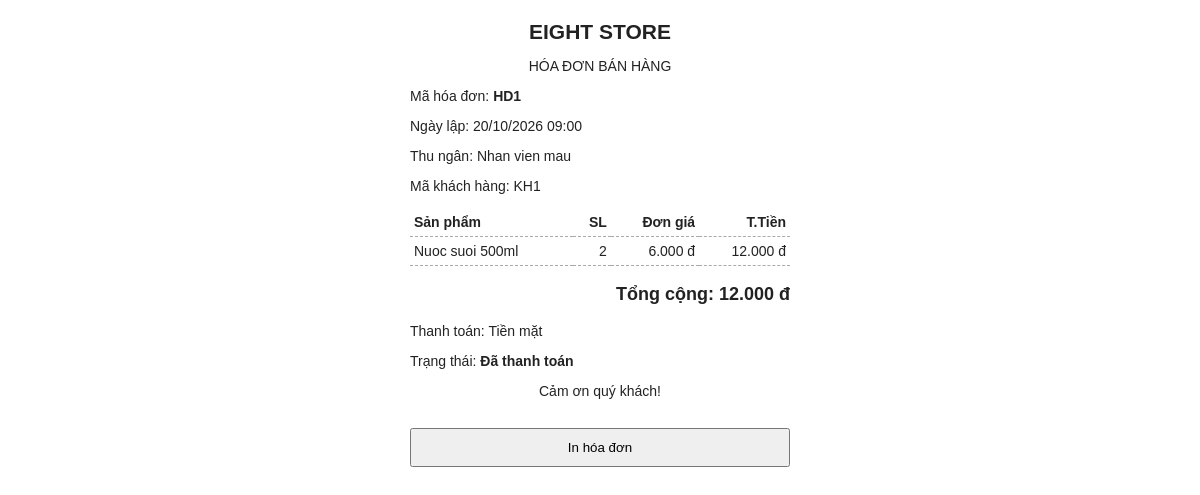
Screenshot of /ThanhToan/hoadon.php?id=1 with the database file from the repository.
### tables this page shows
CREATE TABLE `don_hang` (
  `ma_hoa_don` int(11) NOT NULL auto_increment,
  `ma_nhan_vien` int(11) NOT NULL,
  `ma_khach_hang` int(11) default NULL,
  `ma_ca` int(11) NOT NULL,
  `ngay_lap` datetime NOT NULL,
  `trang_thai` varchar(25) NOT NULL default 'ChoThanhToan',
  `tong_tien` decimal(14,2) NOT NULL default '0.00',
  `ly_do_huy` text,
  PRIMARY KEY  (`ma_hoa_don`),
  KEY `ma_nhan_vien` (`ma_nhan_vien`),
  KEY `ma_khach_hang` (`ma_khach_hang`),
  KEY `ma_ca` (`ma_ca`),
  CONSTRAINT `don_hang_ibfk_1` FOREIGN KEY (`ma_nhan_vien`) REFERENCES `nhan_vien` (`ma_nhan_vien`),
  CONSTRAINT `don_hang_ibfk_2` FOREIGN KEY (`ma_khach_hang`) REFERENCES `khach_hang` (`ma_khach_hang`),
  CONSTRAINT `don_hang_ibfk_3` FOREIGN KEY (`ma_ca`) REFERENCES `ca_lam_viec` (`ma_ca`)
);

CREATE TABLE `nhan_vien` (
  `ma_nhan_vien` int(11) NOT NULL auto_increment,
  `ten` varchar(120) NOT NULL,
  `cccd` varchar(20) NOT NULL,
  `gioi_tinh` varchar(10) default NULL,
  `sdt` varchar(20) default NULL,
  `ngay_sinh` date default NULL,
  `ten_dang_nhap` varchar(60) NOT NULL,
  `mat_khau` char(32) NOT NULL,
  `vai_tro` varchar(20) NOT NULL,
  `trang_thai` varchar(20) NOT NULL default 'HoatDong',
  PRIMARY KEY  (`ma_nhan_vien`),
  UNIQUE KEY `uq_cccd` (`cccd`),
  UNIQUE KEY `uq_username` (`ten_dang_nhap`)
);

CREATE TABLE `chi_tiet_don_hang` (
  `ma_hoa_don` int(11) NOT NULL,
  `ma_san_pham` int(11) NOT NULL,
  `so_luong` int(11) NOT NULL,
  `don_gia` decimal(12,2) NOT NULL,
  `thanh_tien` decimal(14,2) NOT NULL,
  PRIMARY KEY  (`ma_hoa_don`,`ma_san_pham`),
  KEY `ma_san_pham` (`ma_san_pham`),
  CONSTRAINT `chi_tiet_don_hang_ibfk_1` FOREIGN KEY (`ma_hoa_don`) REFERENCES `don_hang` (`ma_hoa_don`),
  CONSTRAINT `chi_tiet_don_hang_ibfk_2` FOREIGN KEY (`ma_san_pham`) REFERENCES `san_pham` (`ma_san_pham`)
);

CREATE TABLE `san_pham` (
  `ma_san_pham` int(11) NOT NULL auto_increment,
  `ten_san_pham` varchar(150) NOT NULL,
  `gia_ban` decimal(12,2) NOT NULL default '0.00',
  `trang_thai` varchar(20) NOT NULL default 'HoatDong',
  `muc_ton_toi_thieu` int(11) NOT NULL default '30',
  `muc_ton_muc_tieu` int(11) NOT NULL default '100',
  `so_luong_ton` int(11) NOT NULL default '0',
  `ma_nha_cung_cap` int(11) default NULL,
  PRIMARY KEY  (`ma_san_pham`),
  KEY `ix_sp_ncc` (`ma_nha_cung_cap`),
  CONSTRAINT `san_pham_ibfk_1` FOREIGN KEY (`ma_nha_cung_cap`) REFERENCES `nha_cung_cap` (`ma_nha_cung_cap`)
);

CREATE TABLE `thanh_toan` (
  `ma_thanh_toan` int(11) NOT NULL auto_increment,
  `ma_hoa_don` int(11) NOT NULL,
  `phuong_thuc_thanh_toan` varchar(30) NOT NULL,
  `so_tien` decimal(14,2) NOT NULL,
  `trang_thai` varchar(25) NOT NULL default 'ChoXacNhan',
  `thoi_gian` datetime NOT NULL,
  `ma_giao_dich_ngan_hang` varchar(100) default NULL,
  `ma_nhan_vien_xac_nhan` int(11) default NULL,
  PRIMARY KEY  (`ma_thanh_toan`),
  KEY `ma_hoa_don` (`ma_hoa_don`),
  KEY `ma_nhan_vien_xac_nhan` (`ma_nhan_vien_xac_nhan`),
  CONSTRAINT `thanh_toan_ibfk_1` FOREIGN KEY (`ma_hoa_don`) REFERENCES `don_hang` (`ma_hoa_don`),
  CONSTRAINT `thanh_toan_ibfk_2` FOREIGN KEY (`ma_nhan_vien_xac_nhan`) REFERENCES `nhan_vien` (`ma_nhan_vien`)
);

### ThanhToan/hoadon.php (the view, shortened to what this page needs)
<?php
require_once dirname(__FILE__) . '/clsketnoi.php';
$ma_hoa_don = isset($_GET['id']) ? intval($_GET['id']) : 0;
$kq = mysqli_query($conn, "SELECT d.ma_hoa_don, d.ngay_lap, d.trang_thai, d.tong_tien,
                                  nv.ten AS ten_nhan_vien, d.ma_khach_hang
                           FROM don_hang d
                           JOIN nhan_vien nv ON nv.ma_nhan_vien = d.ma_nhan_vien
                           WHERE d.ma_hoa_don = $ma_hoa_don");
$hd = $kq ? mysqli_fetch_assoc($kq) : null;
$ds_sp = mysqli_query($conn, "SELECT ct.ma_san_pham, sp.ten_san_pham, ct.so_luong, ct.don_gia, ct.thanh_tien
                              FROM chi_tiet_don_hang ct
                              JOIN san_pham sp ON sp.ma_san_pham = ct.ma_san_pham
                              WHERE ct.ma_hoa_don = $ma_hoa_don");
$kq_tt = mysqli_query($conn, "SELECT phuong_thuc_thanh_toan, trang_thai, thoi_gian, ma_giao_dich_ngan_hang
                              FROM thanh_toan WHERE ma_hoa_don = $ma_hoa_don
                              ORDER BY ma_thanh_toan DESC LIMIT 1");
$tt = $kq_tt ? mysqli_fetch_assoc($kq_tt) : null;
function tien($so)
{
    return number_format($so, 0, ',', '.') . ' đ';
}
$ten_phuong_thuc = array('TienMat' => 'Tiền mặt', 'ChuyenKhoan' => 'Chuyển khoản');
$ten_trang_thai = array('ChoThanhToan' => 'Chờ thanh toán', 'DaThanhToan' => 'Đã thanh toán', 'DaHuy' => 'Đã hủy');
?>
<!DOCTYPE html>
<html lang="vi">
<head>
</head>
<body>
    <h2>EIGHT STORE</h2>
    <p class="giua">HÓA ĐƠN BÁN HÀNG</p>
    <p>Mã hóa đơn: <b>HD<?php echo $hd['ma_hoa_don']; ?></b></p>
    <p>Ngày lập: <?php echo date('d/m/Y H:i', strtotime($hd['ngay_lap'])); ?></p>
    <p>Thu ngân: <?php echo htmlspecialchars($hd['ten_nhan_vien']); ?></p>
    <p>Mã khách hàng: <?php echo $hd['ma_khach_hang'] ? 'KH' . $hd['ma_khach_hang'] : 'Không có'; ?></p>
    <table>
        <tr><th>Sản phẩm</th><th class="so">SL</th><th class="so">Đơn giá</th><th class="so">T.Tiền</th></tr>
        <?php while ($sp = mysqli_fetch_assoc($ds_sp)) { ?>
        <tr>
            <td><?php echo htmlspecialchars($sp['ten_san_pham']); ?></td>
            <td class="so"><?php echo $sp['so_luong']; ?></td>
            <td class="so"><?php echo tien($sp['don_gia']); ?></td>
            <td class="so"><?php echo tien($sp['thanh_tien']); ?></td>
        </tr>
        <?php } ?>
    </table>
    <p class="tong">Tổng cộng: <?php echo tien($hd['tong_tien']); ?></p>
    <?php if ($tt) { ?>
    <p>Thanh toán: <?php echo isset($ten_phuong_thuc[$tt['phuong_thuc_thanh_toan']]) ? $ten_phuong_thuc[$tt['phuong_thuc_thanh_toan']] : $tt['phuong_thuc_thanh_toan']; ?></p>
    <?php } ?>
    <p>Trạng thái: <b><?php echo isset($ten_trang_thai[$hd['trang_thai']]) ? $ten_trang_thai[$hd['trang_thai']] : $hd['trang_thai']; ?></b></p>
    <p class="giua">Cảm ơn quý khách!</p>
    <button onclick="window.print()">In hóa đơn</button>
</body>
</html>

### ThanhToan/hoadon.php (style rules this page uses)
body { font-family: Arial, sans-serif; width: 380px; margin: 20px auto; color: #222; font-size: 14px; }
h2 { text-align: center; margin-bottom: 4px; }
.giua { text-align: center; }
table { width: 100%; border-collapse: collapse; margin: 12px 0; }
th, td { padding: 6px 4px; border-bottom: 1px dashed #aaa; text-align: left; }
td.so, th.so { text-align: right; }
.tong { font-size: 18px; font-weight: bold; text-align: right; }
button { margin-top: 15px; width: 100%; padding: 10px; cursor: pointer; }

### rows the page displays
don_hang: ma_hoa_don "1", ngay_lap "20/10/2026 09:00", ma_nhan_vien.ten "Nhan vien mau", ma_khach_hang "1", tong_tien "12.000 đ", trang_thai "Đã thanh toán"
chi_tiet_don_hang: ma_san_pham.ten_san_pham "Nuoc suoi 500ml", so_luong "2", don_gia "6.000 đ", thanh_tien "12.000 đ"
thanh_toan: phuong_thuc_thanh_toan "Tiền mặt"
